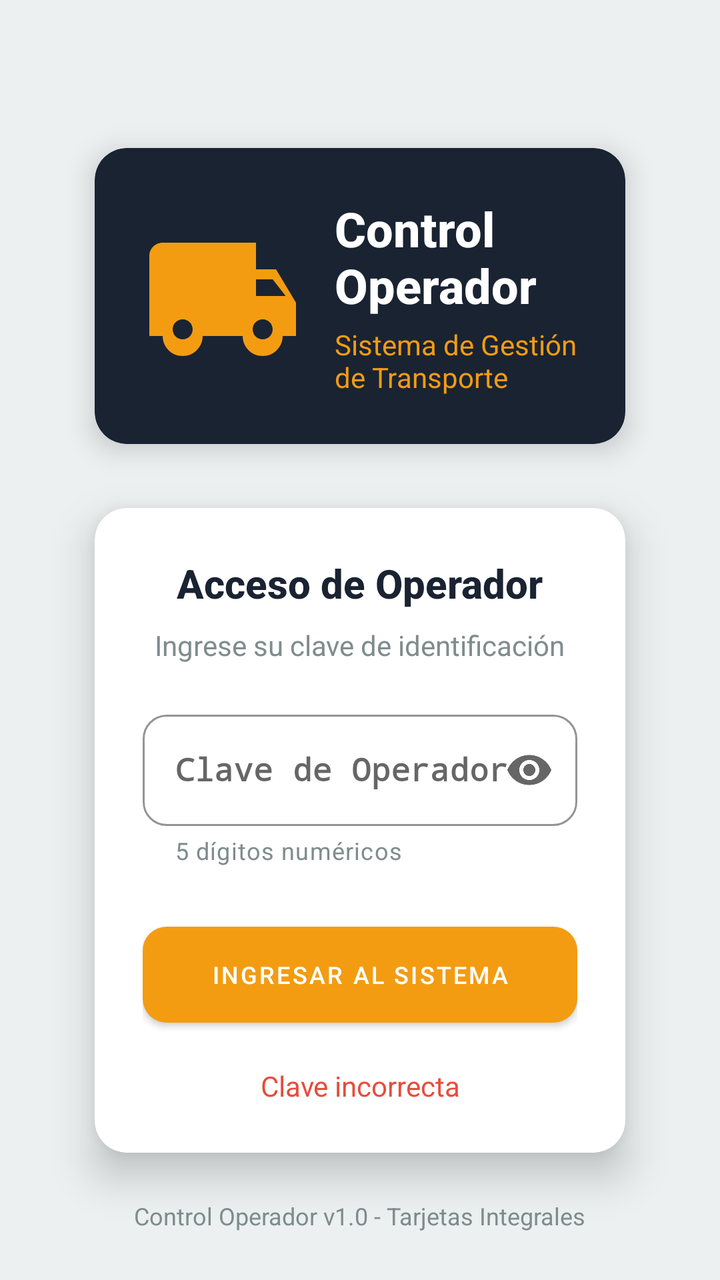
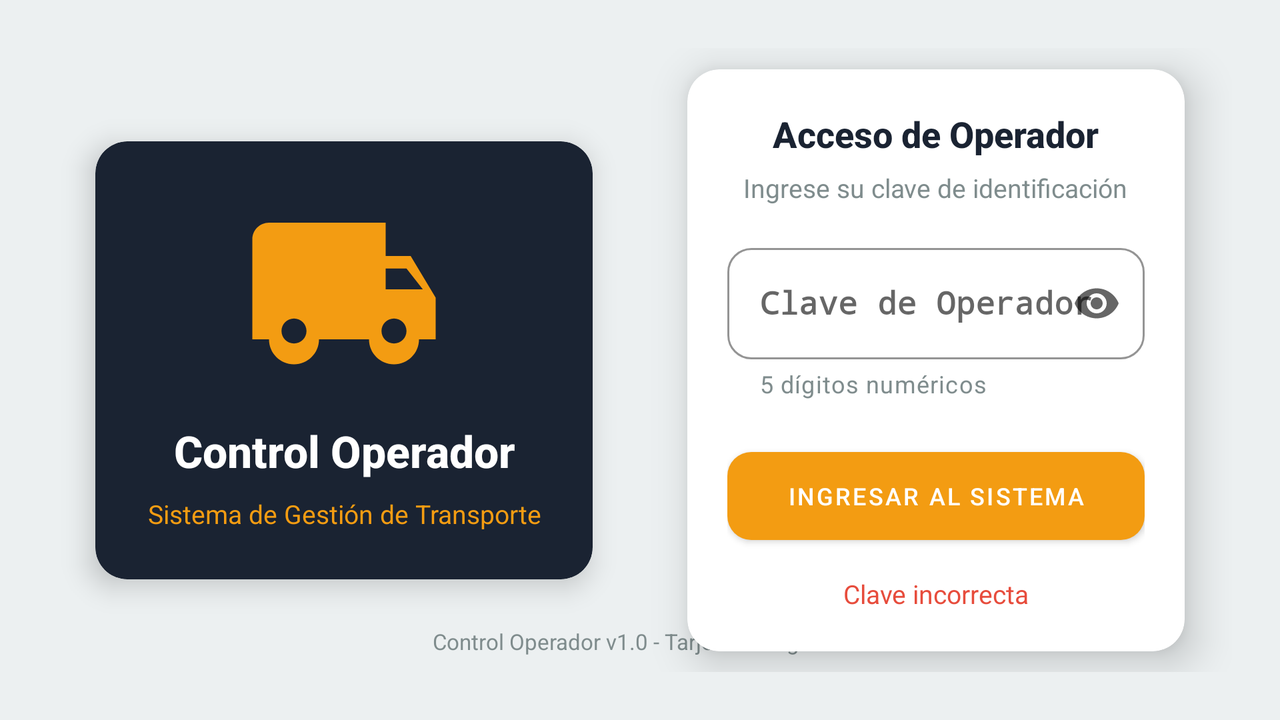

An Android layout and its configuration variant, each rendered on a device that would load it. The default file and the variant file are quoted in full after the pictures.
<!-- AndroidManifest.xml: application theme Theme.ControlOperador -->
<!-- res/layout/fragment_login.xml -->
<?xml version="1.0" encoding="utf-8"?>
<androidx.constraintlayout.widget.ConstraintLayout xmlns:android="http://schemas.android.com/apk/res/android"
    xmlns:app="http://schemas.android.com/apk/res-auto"
    xmlns:tools="http://schemas.android.com/tools"
    android:layout_width="match_parent"
    android:layout_height="match_parent"
    android:background="@color/login_background"
    android:padding="24dp">

    
    <com.google.android.material.card.MaterialCardView
        android:id="@+id/headerCard"
        android:layout_width="0dp"
        android:layout_height="wrap_content"
        android:layout_marginTop="50dp"
        app:cardBackgroundColor="@color/primary_dark"
        app:cardCornerRadius="16dp"
        app:cardElevation="8dp"
        app:layout_constraintEnd_toEndOf="parent"
        app:layout_constraintStart_toStartOf="parent"
        app:layout_constraintTop_toTopOf="parent"
        app:layout_constraintWidth_percent="0.85">

        <LinearLayout
            android:layout_width="match_parent"
            android:layout_height="wrap_content"
            android:gravity="center_vertical"
            android:orientation="horizontal"
            android:padding="24dp">

            <ImageView
                android:id="@+id/logoImage"
                android:layout_width="80dp"
                android:layout_height="80dp"
                android:contentDescription="@string/app_logo"
                android:src="@drawable/ic_truck_logo"
                app:tint="@color/accent_gold" />

            <LinearLayout
                android:layout_width="0dp"
                android:layout_height="wrap_content"
                android:layout_weight="1"
                android:layout_marginStart="16dp"
                android:orientation="vertical">

                <TextView
                    android:layout_width="wrap_content"
                    android:layout_height="wrap_content"
                    android:fontFamily="sans-serif-medium"
                    android:text="@string/app_name"
                    android:textColor="@android:color/white"
                    android:textSize="24sp"
                    android:textStyle="bold" />

                <TextView
                    android:layout_width="wrap_content"
                    android:layout_height="wrap_content"
                    android:layout_marginTop="4dp"
                    android:text="@string/app_subtitle"
                    android:textColor="@color/accent_gold"
                    android:textSize="14sp" />
            </LinearLayout>
        </LinearLayout>
    </com.google.android.material.card.MaterialCardView>

    
    <com.google.android.material.card.MaterialCardView
        android:id="@+id/loginCard"
        android:layout_width="0dp"
        android:layout_height="wrap_content"
        android:layout_marginTop="32dp"
        app:cardBackgroundColor="@android:color/white"
        app:cardCornerRadius="16dp"
        app:cardElevation="12dp"
        app:layout_constraintEnd_toEndOf="parent"
        app:layout_constraintStart_toStartOf="parent"
        app:layout_constraintTop_toBottomOf="@id/headerCard"
        app:layout_constraintWidth_percent="0.85">

        <LinearLayout
            android:layout_width="match_parent"
            android:layout_height="wrap_content"
            android:orientation="vertical"
            android:padding="24dp">

            <TextView
                android:layout_width="wrap_content"
                android:layout_height="wrap_content"
                android:layout_gravity="center"
                android:fontFamily="sans-serif-medium"
                android:text="@string/login_title"
                android:textColor="@color/primary_dark"
                android:textSize="20sp"
                android:textStyle="bold" />

            <TextView
                android:layout_width="wrap_content"
                android:layout_height="wrap_content"
                android:layout_gravity="center"
                android:layout_marginTop="8dp"
                android:text="@string/login_subtitle"
                android:textColor="@color/text_secondary"
                android:textSize="14sp" />

            
            <com.google.android.material.textfield.TextInputLayout
                android:id="@+id/operatorCodeLayout"
                style="@style/Widget.MaterialComponents.TextInputLayout.OutlinedBox"
                android:layout_width="match_parent"
                android:layout_height="wrap_content"
                android:layout_marginTop="20dp"
                android:hint="@string/operator_code_hint"
                app:boxCornerRadiusBottomEnd="12dp"
                app:boxCornerRadiusBottomStart="12dp"
                app:boxCornerRadiusTopEnd="12dp"
                app:boxCornerRadiusTopStart="12dp"
                app:boxStrokeColor="@color/primary_dark"
                app:endIconMode="password_toggle"
                app:errorEnabled="true"
                app:helperText="@string/operator_code_helper"
                app:helperTextTextColor="@color/text_secondary"
                app:startIconDrawable="@drawable/ic_operator"
                app:startIconTint="@color/primary_dark">

                <com.google.android.material.textfield.TextInputEditText
                    android:id="@+id/operatorCodeInput"
                    android:layout_width="match_parent"
                    android:layout_height="wrap_content"
                    android:fontFamily="monospace"
                    android:inputType="numberPassword"
                    android:maxLength="5"
                    android:textAlignment="center"
                    android:textSize="16sp"
                    android:textStyle="bold" />
            </com.google.android.material.textfield.TextInputLayout>

            
            <com.google.android.material.button.MaterialButton
                android:id="@+id/loginButton"
                android:layout_width="match_parent"
                android:layout_height="60dp"
                android:layout_marginTop="24dp"
                android:fontFamily="sans-serif-medium"
                android:text="@string/login_button"
                android:textSize="12sp"
                app:cornerRadius="12dp"
                app:icon="@drawable/ic_login"
                app:iconGravity="textStart" />

            
            <TextView
                android:id="@+id/errorMessage"
                android:layout_width="match_parent"
                android:layout_height="wrap_content"
                android:layout_marginTop="16dp"
                android:gravity="center"
                android:textColor="@color/error_red"
                android:textSize="14sp"
                android:visibility="gone"
                tools:text="Clave incorrecta"
                tools:visibility="visible" />
        </LinearLayout>
    </com.google.android.material.card.MaterialCardView>

    
    <TextView
        android:layout_width="wrap_content"
        android:layout_height="wrap_content"
        android:layout_marginBottom="0dp"
        android:text="@string/login_footer"
        android:textColor="@color/text_secondary"
        android:textSize="12sp"
        app:layout_constraintBottom_toBottomOf="parent"
        app:layout_constraintEnd_toEndOf="parent"
        app:layout_constraintStart_toStartOf="parent" />

</androidx.constraintlayout.widget.ConstraintLayout>
<!-- resources referenced by this layout -->
<resources>
  <color name="accent_gold">#F39C12</color>
  <color name="error_red">#E74C3C</color>
  <color name="login_background">#ECF0F1</color>
  <color name="primary_dark">#1A2332</color>
  <color name="text_secondary">#7F8C8D</color>
  <!-- drawable ic_truck_logo (drawable) -->
  <vector xmlns:android="http://schemas.android.com/apk/res/android"
      android:width="24dp"
      android:height="24dp"
      android:viewportWidth="24"
      android:viewportHeight="24">
      <path
          android:fillColor="@android:color/white"
          android:pathData="M20,8h-3V4H3C1.9,4 1,4.9 1,6v12h2c0,1.66 1.34,3 3,3s3,-1.34 3,-3h6c0,1.66 1.34,3 3,3s3,-1.34 3,-3h2v-5L20,8zM6,18.5c-0.83,0 -1.5,-0.67 -1.5,-1.5s0.67,-1.5 1.5,-1.5s1.5,0.67 1.5,1.5S6.83,18.5 6,18.5zM19.5,9.5l1.96,2.5H17V9.5H19.5zM18,18.5c-0.83,0 -1.5,-0.67 -1.5,-1.5s0.67,-1.5 1.5,-1.5s1.5,0.67 1.5,1.5S18.83,18.5 18,18.5z"/>
  </vector>
  <string name="app_logo">Logo de la empresa</string>
  <string name="app_name">Control Operador</string>
  <string name="app_subtitle">Sistema de Gestión de Transporte</string>
  <string name="login_button">Ingresar al Sistema</string>
  <string name="login_footer">Control Operador v1.0 - Tarjetas Integrales</string>
  <string name="login_subtitle">Ingrese su clave de identificación</string>
  <string name="login_title">Acceso de Operador</string>
  <string name="operator_code_helper">5 dígitos numéricos</string>
  <string name="operator_code_hint">Clave de Operador</string>
  <style name="Theme.ControlOperador" parent="Theme.MaterialComponents.DayNight.DarkActionBar">
          
          <item name="colorPrimary">@color/primary_dark</item>
          <item name="colorPrimaryVariant">@color/primary_medium</item>
          <item name="colorOnPrimary">@color/white</item>
          
          <item name="colorSecondary">@color/accent_gold</item>
          <item name="colorSecondaryVariant">@color/accent_gold_dark</item>
          <item name="colorOnSecondary">@color/white</item>
          
          <item name="android:statusBarColor">@color/primary_dark</item>
          
          <item name="colorError">@color/error_red</item>
          
          <item name="materialButtonStyle">@style/Widget.ControlOperador.Button</item>
      </style>
  <color name="primary_medium">#2C3E50</color>
  <color name="white">#FFFFFFFF</color>
  <color name="accent_gold_dark">#E67E22</color>
  <style name="Widget.ControlOperador.Button" parent="Widget.MaterialComponents.Button">
          <item name="backgroundTint">@color/accent_gold</item>
          <item name="android:textColor">@color/white</item>
          <item name="rippleColor">@color/ripple</item>
      </style>
  <color name="ripple">#20000000</color>
</resources>
<!-- res/layout-land/fragment_login.xml (the repository's variant of the layout above) -->
<!-- drawn on the phone turned sideways -->
<?xml version="1.0" encoding="utf-8"?>
<androidx.constraintlayout.widget.ConstraintLayout xmlns:android="http://schemas.android.com/apk/res/android"
    xmlns:app="http://schemas.android.com/apk/res-auto"
    xmlns:tools="http://schemas.android.com/tools"
    android:layout_width="match_parent"
    android:layout_height="match_parent"
    android:background="@color/login_background"
    android:padding="24dp">

    
    <com.google.android.material.card.MaterialCardView
        android:id="@+id/headerCard"
        android:layout_width="0dp"
        android:layout_height="wrap_content"
        app:cardBackgroundColor="@color/primary_dark"
        app:cardCornerRadius="16dp"
        app:cardElevation="8dp"
        app:layout_constraintStart_toStartOf="parent"
        app:layout_constraintEnd_toStartOf="@id/loginCard"
        app:layout_constraintTop_toTopOf="parent"
        app:layout_constraintBottom_toBottomOf="parent"
        app:layout_constraintWidth_percent="0.42"
        android:layout_marginEnd="12dp">

        <LinearLayout
            android:layout_width="match_parent"
            android:layout_height="wrap_content"
            android:gravity="center"
            android:orientation="vertical"
            android:padding="24dp">

            <ImageView
                android:id="@+id/logoImage"
                android:layout_width="100dp"
                android:layout_height="100dp"
                android:contentDescription="@string/app_logo"
                android:src="@drawable/ic_truck_logo"
                app:tint="@color/accent_gold" />

            <TextView
                android:layout_width="wrap_content"
                android:layout_height="wrap_content"
                android:layout_marginTop="16dp"
                android:fontFamily="sans-serif-medium"
                android:text="@string/app_name"
                android:textColor="@android:color/white"
                android:textSize="22sp"
                android:textStyle="bold"
                android:textAlignment="center" />

            <TextView
                android:layout_width="wrap_content"
                android:layout_height="wrap_content"
                android:layout_marginTop="8dp"
                android:text="@string/app_subtitle"
                android:textColor="@color/accent_gold"
                android:textSize="13sp"
                android:textAlignment="center" />
        </LinearLayout>
    </com.google.android.material.card.MaterialCardView>

    
    <com.google.android.material.card.MaterialCardView
        android:id="@+id/loginCard"
        android:layout_width="0dp"
        android:layout_height="wrap_content"
        app:cardBackgroundColor="@android:color/white"
        app:cardCornerRadius="16dp"
        app:cardElevation="12dp"
        app:layout_constraintStart_toEndOf="@id/headerCard"
        app:layout_constraintEnd_toEndOf="parent"
        app:layout_constraintTop_toTopOf="parent"
        app:layout_constraintBottom_toBottomOf="parent"
        app:layout_constraintWidth_percent="0.42"
        android:layout_marginStart="12dp">

        <LinearLayout
            android:layout_width="match_parent"
            android:layout_height="wrap_content"
            android:orientation="vertical"
            android:padding="20dp">

            <TextView
                android:layout_width="wrap_content"
                android:layout_height="wrap_content"
                android:layout_gravity="center"
                android:fontFamily="sans-serif-medium"
                android:text="@string/login_title"
                android:textColor="@color/primary_dark"
                android:textSize="18sp"
                android:textStyle="bold" />

            <TextView
                android:layout_width="wrap_content"
                android:layout_height="wrap_content"
                android:layout_gravity="center"
                android:layout_marginTop="6dp"
                android:text="@string/login_subtitle"
                android:textColor="@color/text_secondary"
                android:textSize="13sp" />

            
            <com.google.android.material.textfield.TextInputLayout
                android:id="@+id/operatorCodeLayout"
                style="@style/Widget.MaterialComponents.TextInputLayout.OutlinedBox"
                android:layout_width="match_parent"
                android:layout_height="wrap_content"
                android:layout_marginTop="16dp"
                android:hint="@string/operator_code_hint"
                app:boxCornerRadiusBottomEnd="12dp"
                app:boxCornerRadiusBottomStart="12dp"
                app:boxCornerRadiusTopEnd="12dp"
                app:boxCornerRadiusTopStart="12dp"
                app:boxStrokeColor="@color/primary_dark"
                app:endIconMode="password_toggle"
                app:errorEnabled="true"
                app:helperText="@string/operator_code_helper"
                app:helperTextTextColor="@color/text_secondary"
                app:startIconDrawable="@drawable/ic_operator"
                app:startIconTint="@color/primary_dark">

                <com.google.android.material.textfield.TextInputEditText
                    android:id="@+id/operatorCodeInput"
                    android:layout_width="match_parent"
                    android:layout_height="wrap_content"
                    android:fontFamily="monospace"
                    android:inputType="numberPassword"
                    android:maxLength="5"
                    android:textAlignment="center"
                    android:textSize="16sp"
                    android:textStyle="bold" />
            </com.google.android.material.textfield.TextInputLayout>

            
            <com.google.android.material.button.MaterialButton
                android:id="@+id/loginButton"
                android:layout_width="match_parent"
                android:layout_height="56dp"
                android:layout_marginTop="20dp"
                android:fontFamily="sans-serif-medium"
                android:text="@string/login_button"
                android:textSize="12sp"
                app:cornerRadius="12dp"
                app:icon="@drawable/ic_login"
                app:iconGravity="textStart" />

            
            <TextView
                android:id="@+id/errorMessage"
                android:layout_width="match_parent"
                android:layout_height="wrap_content"
                android:layout_marginTop="12dp"
                android:gravity="center"
                android:textColor="@color/error_red"
                android:textSize="13sp"
                android:visibility="gone"
                tools:text="Clave incorrecta"
                tools:visibility="visible" />
        </LinearLayout>
    </com.google.android.material.card.MaterialCardView>

    
    <TextView
        android:layout_width="wrap_content"
        android:layout_height="wrap_content"
        android:layout_marginBottom="8dp"
        android:text="@string/login_footer"
        android:textColor="@color/text_secondary"
        android:textSize="11sp"
        app:layout_constraintBottom_toBottomOf="parent"
        app:layout_constraintEnd_toEndOf="parent"
        app:layout_constraintStart_toStartOf="parent" />

</androidx.constraintlayout.widget.ConstraintLayout>
